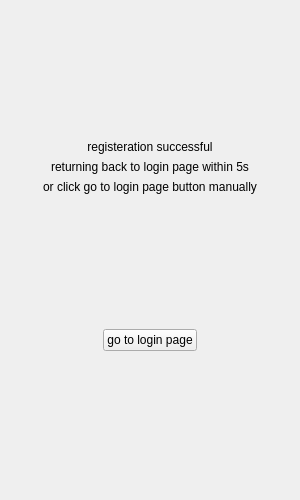
<?xml version="1.0" encoding="UTF-8"?>
<ui version="4.0">
 <class>registerinterface</class>
 <widget class="QDialog" name="registerinterface">
  <property name="geometry">
   <rect>
    <x>0</x>
    <y>0</y>
    <width>300</width>
    <height>500</height>
   </rect>
  </property>
  <property name="minimumSize">
   <size>
    <width>300</width>
    <height>500</height>
   </size>
  </property>
  <property name="maximumSize">
   <size>
    <width>300</width>
    <height>500</height>
   </size>
  </property>
  <property name="windowTitle">
   <string>Dialog</string>
  </property>
  <layout class="QVBoxLayout" name="verticalLayout_3">
   <item>
    <layout class="QVBoxLayout" name="verticalLayout_2">
     <item>
      <widget class="QStackedWidget" name="stackedWidget">
       <property name="currentIndex">
        <number>1</number>
       </property>
       <widget class="QWidget" name="reg_info">
        <layout class="QVBoxLayout" name="verticalLayout_5">
         <item>
          <spacer name="verticalSpacer">
           <property name="orientation">
            <enum>Qt::Orientation::Vertical</enum>
           </property>
           <property name="sizeHint" stdset="0">
            <size>
             <width>20</width>
             <height>40</height>
            </size>
           </property>
          </spacer>
         </item>
         <item>
          <spacer name="verticalSpacer_4">
           <property name="orientation">
            <enum>Qt::Orientation::Vertical</enum>
           </property>
           <property name="sizeHint" stdset="0">
            <size>
             <width>20</width>
             <height>40</height>
            </size>
           </property>
          </spacer>
         </item>
         <item>
          <layout class="QHBoxLayout" name="horizontalLayout_3">
           <item>
            <widget class="QLabel" name="newuser_label">
             <property name="minimumSize">
              <size>
               <width>0</width>
               <height>25</height>
              </size>
             </property>
             <property name="maximumSize">
              <size>
               <width>16777215</width>
               <height>25</height>
              </size>
             </property>
             <property name="text">
              <string>username: </string>
             </property>
            </widget>
           </item>
           <item>
            <widget class="QLineEdit" name="newuser_edit">
             <property name="minimumSize">
              <size>
               <width>0</width>
               <height>25</height>
              </size>
             </property>
             <property name="maximumSize">
              <size>
               <width>16777215</width>
               <height>25</height>
              </size>
             </property>
            </widget>
           </item>
          </layout>
         </item>
         <item>
          <layout class="QHBoxLayout" name="horizontalLayout_4">
           <item>
            <widget class="QLabel" name="newpassed_label">
             <property name="minimumSize">
              <size>
               <width>0</width>
               <height>25</height>
              </size>
             </property>
             <property name="maximumSize">
              <size>
               <width>16777215</width>
               <height>25</height>
              </size>
             </property>
             <property name="text">
              <string>password: </string>
             </property>
            </widget>
           </item>
           <item>
            <widget class="QLineEdit" name="newpassed_edit">
             <property name="minimumSize">
              <size>
               <width>0</width>
               <height>25</height>
              </size>
             </property>
             <property name="maximumSize">
              <size>
               <width>16777215</width>
               <height>25</height>
              </size>
             </property>
            </widget>
           </item>
           <item>
            <widget class="PasswordDisplaySwitching" name="display_passwd">
             <property name="minimumSize">
              <size>
               <width>25</width>
               <height>25</height>
              </size>
             </property>
             <property name="maximumSize">
              <size>
               <width>25</width>
               <height>25</height>
              </size>
             </property>
             <property name="text">
              <string/>
             </property>
            </widget>
           </item>
          </layout>
         </item>
         <item>
          <layout class="QHBoxLayout" name="horizontalLayout_7">
           <item>
            <widget class="QLabel" name="confirmpasswd_label">
             <property name="minimumSize">
              <size>
               <width>0</width>
               <height>25</height>
              </size>
             </property>
             <property name="maximumSize">
              <size>
               <width>16777215</width>
               <height>25</height>
              </size>
             </property>
             <property name="text">
              <string>confirm pwd: </string>
             </property>
            </widget>
           </item>
           <item>
            <widget class="QLineEdit" name="confirmpasswd_edit">
             <property name="minimumSize">
              <size>
               <width>0</width>
               <height>25</height>
              </size>
             </property>
             <property name="maximumSize">
              <size>
               <width>16777215</width>
               <height>25</height>
              </size>
             </property>
            </widget>
           </item>
           <item>
            <widget class="PasswordDisplaySwitching" name="display_confirm">
             <property name="minimumSize">
              <size>
               <width>25</width>
               <height>25</height>
              </size>
             </property>
             <property name="maximumSize">
              <size>
               <width>25</width>
               <height>25</height>
              </size>
             </property>
             <property name="text">
              <string/>
             </property>
            </widget>
           </item>
          </layout>
         </item>
         <item>
          <layout class="QHBoxLayout" name="horizontalLayout_6">
           <item>
            <widget class="QLabel" name="email_label">
             <property name="minimumSize">
              <size>
               <width>0</width>
               <height>25</height>
              </size>
             </property>
             <property name="maximumSize">
              <size>
               <width>16777215</width>
               <height>25</height>
              </size>
             </property>
             <property name="text">
              <string>E-mail:</string>
             </property>
            </widget>
           </item>
           <item>
            <widget class="QLineEdit" name="email_edit">
             <property name="minimumSize">
              <size>
               <width>0</width>
               <height>25</height>
              </size>
             </property>
             <property name="maximumSize">
              <size>
               <width>16777215</width>
               <height>25</height>
              </size>
             </property>
            </widget>
           </item>
          </layout>
         </item>
         <item>
          <layout class="QHBoxLayout" name="horizontalLayout_9">
           <item>
            <widget class="QLabel" name="verification_label">
             <property name="minimumSize">
              <size>
               <width>0</width>
               <height>25</height>
              </size>
             </property>
             <property name="maximumSize">
              <size>
               <width>16777215</width>
               <height>25</height>
              </size>
             </property>
             <property name="text">
              <string>CAPTCHA: </string>
             </property>
            </widget>
           </item>
           <item>
            <widget class="QLineEdit" name="verification_edit">
             <property name="minimumSize">
              <size>
               <width>0</width>
               <height>25</height>
              </size>
             </property>
             <property name="maximumSize">
              <size>
               <width>16777215</width>
               <height>25</height>
              </size>
             </property>
            </widget>
           </item>
           <item>
            <widget class="CountDownButton" name="verification_button">
             <property name="minimumSize">
              <size>
               <width>0</width>
               <height>25</height>
              </size>
             </property>
             <property name="maximumSize">
              <size>
               <width>16777215</width>
               <height>25</height>
              </size>
             </property>
             <property name="text">
              <string>Get Verification Code</string>
             </property>
            </widget>
           </item>
          </layout>
         </item>
         <item>
          <widget class="QLabel" name="status_label">
           <property name="minimumSize">
            <size>
             <width>0</width>
             <height>25</height>
            </size>
           </property>
           <property name="maximumSize">
            <size>
             <width>16777214</width>
             <height>25</height>
            </size>
           </property>
           <property name="text">
            <string/>
           </property>
           <property name="alignment">
            <set>Qt::AlignmentFlag::AlignCenter</set>
           </property>
          </widget>
         </item>
         <item>
          <spacer name="verticalSpacer_3">
           <property name="orientation">
            <enum>Qt::Orientation::Vertical</enum>
           </property>
           <property name="sizeHint" stdset="0">
            <size>
             <width>20</width>
             <height>40</height>
            </size>
           </property>
          </spacer>
         </item>
         <item>
          <layout class="QHBoxLayout" name="horizontalLayout_10">
           <item>
            <widget class="QPushButton" name="confirm_button">
             <property name="minimumSize">
              <size>
               <width>0</width>
               <height>25</height>
              </size>
             </property>
             <property name="maximumSize">
              <size>
               <width>16777215</width>
               <height>25</height>
              </size>
             </property>
             <property name="text">
              <string>Confirm</string>
             </property>
            </widget>
           </item>
           <item>
            <widget class="QPushButton" name="pushButton_2">
             <property name="minimumSize">
              <size>
               <width>0</width>
               <height>25</height>
              </size>
             </property>
             <property name="maximumSize">
              <size>
               <width>16777215</width>
               <height>25</height>
              </size>
             </property>
             <property name="text">
              <string>Cancel</string>
             </property>
            </widget>
           </item>
          </layout>
         </item>
         <item>
          <spacer name="verticalSpacer_2">
           <property name="orientation">
            <enum>Qt::Orientation::Vertical</enum>
           </property>
           <property name="sizeHint" stdset="0">
            <size>
             <width>20</width>
             <height>40</height>
            </size>
           </property>
          </spacer>
         </item>
         <item>
          <widget class="QLabel" name="register_label">
           <property name="minimumSize">
            <size>
             <width>0</width>
             <height>25</height>
            </size>
           </property>
           <property name="maximumSize">
            <size>
             <width>0</width>
             <height>25</height>
            </size>
           </property>
           <property name="text">
            <string/>
           </property>
          </widget>
         </item>
        </layout>
       </widget>
       <widget class="QWidget" name="successful_page">
        <layout class="QVBoxLayout" name="verticalLayout_9">
         <item>
          <spacer name="verticalSpacer_5">
           <property name="orientation">
            <enum>Qt::Orientation::Vertical</enum>
           </property>
           <property name="sizeHint" stdset="0">
            <size>
             <width>20</width>
             <height>40</height>
            </size>
           </property>
          </spacer>
         </item>
         <item>
          <widget class="QLabel" name="label">
           <property name="text">
            <string>registeration successful</string>
           </property>
           <property name="alignment">
            <set>Qt::AlignmentFlag::AlignCenter</set>
           </property>
          </widget>
         </item>
         <item>
          <widget class="QLabel" name="timeout_label">
           <property name="text">
            <string>returning back to login page within 5s</string>
           </property>
           <property name="alignment">
            <set>Qt::AlignmentFlag::AlignCenter</set>
           </property>
          </widget>
         </item>
         <item>
          <widget class="QLabel" name="label_2">
           <property name="text">
            <string>or click go to login page button manually</string>
           </property>
           <property name="alignment">
            <set>Qt::AlignmentFlag::AlignCenter</set>
           </property>
          </widget>
         </item>
         <item>
          <spacer name="verticalSpacer_7">
           <property name="orientation">
            <enum>Qt::Orientation::Vertical</enum>
           </property>
           <property name="sizeHint" stdset="0">
            <size>
             <width>20</width>
             <height>40</height>
            </size>
           </property>
          </spacer>
         </item>
         <item>
          <layout class="QHBoxLayout" name="horizontalLayout">
           <property name="leftMargin">
            <number>9</number>
           </property>
           <property name="topMargin">
            <number>9</number>
           </property>
           <property name="rightMargin">
            <number>9</number>
           </property>
           <property name="bottomMargin">
            <number>9</number>
           </property>
           <item>
            <spacer name="horizontalSpacer">
             <property name="orientation">
              <enum>Qt::Orientation::Horizontal</enum>
             </property>
             <property name="sizeHint" stdset="0">
              <size>
               <width>40</width>
               <height>20</height>
              </size>
             </property>
            </spacer>
           </item>
           <item>
            <widget class="QPushButton" name="return_to_login">
             <property name="text">
              <string>go to login page</string>
             </property>
            </widget>
           </item>
           <item>
            <spacer name="horizontalSpacer_2">
             <property name="orientation">
              <enum>Qt::Orientation::Horizontal</enum>
             </property>
             <property name="sizeHint" stdset="0">
              <size>
               <width>40</width>
               <height>20</height>
              </size>
             </property>
            </spacer>
           </item>
          </layout>
         </item>
         <item>
          <spacer name="verticalSpacer_6">
           <property name="orientation">
            <enum>Qt::Orientation::Vertical</enum>
           </property>
           <property name="sizeHint" stdset="0">
            <size>
             <width>20</width>
             <height>40</height>
            </size>
           </property>
          </spacer>
         </item>
        </layout>
       </widget>
      </widget>
     </item>
    </layout>
   </item>
  </layout>
 </widget>
 <customwidgets>
  <customwidget>
   <class>CountDownButton</class>
   <extends>QPushButton</extends>
   <header>countdownbutton.h</header>
  </customwidget>
  <customwidget>
   <class>PasswordDisplaySwitching</class>
   <extends>QLabel</extends>
   <header>passworddisplayswitching.h</header>
  </customwidget>
 </customwidgets>
 <resources/>
 <connections/>
</ui>
